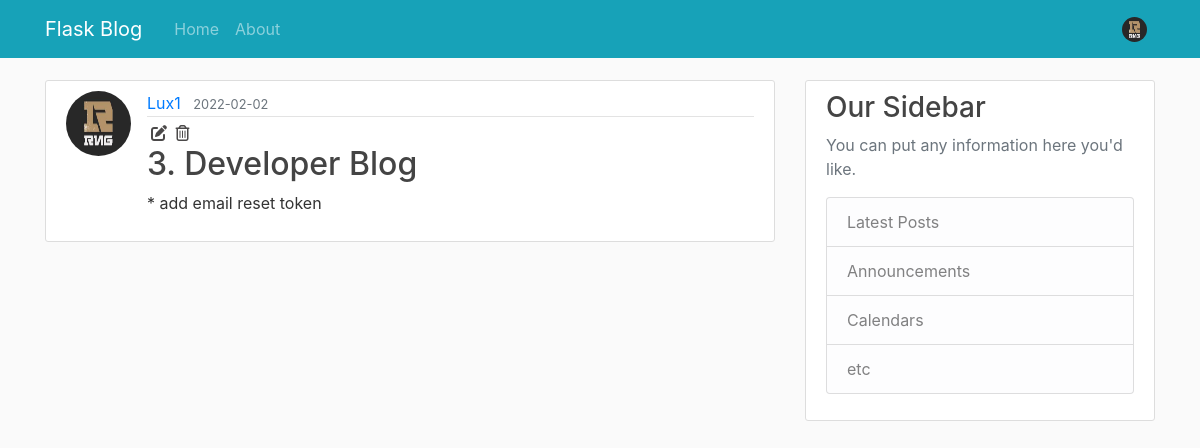
/post/4 (signed in), run on an earlier commit of the app's database.
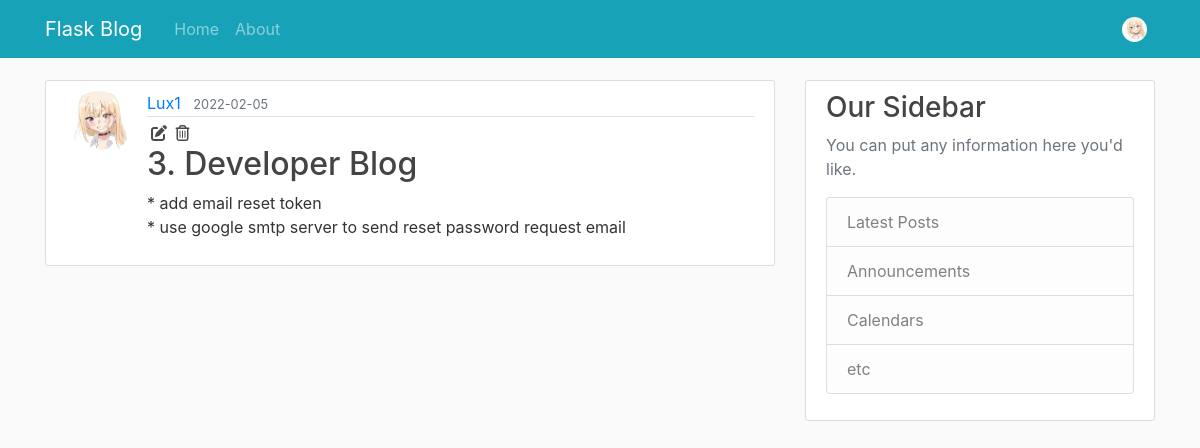
And on a later commit of the database.
### flaskblog/models.py (models this page shows, shortened)
class User(db.Model, UserMixin):
    id = db.Column(db.Integer, primary_key=True)
    username = db.Column(db.String(20), unique=True, nullable=False)
    email = db.Column(db.String(120), unique=True, nullable=False)
    image_file = db.Column(db.String(20), nullable=False, default='default.png')
    password = db.Column(db.String(60), nullable=False)
    posts = db.relationship('Post', backref='author', lazy=True)

class Post(db.Model):
    id = db.Column(db.Integer, primary_key=True)
    title = db.Column(db.String(100), nullable=False)
    date_posted = db.Column(db.DateTime, nullable=False, default=datetime.utcnow)
    content = db.Column(db.Text, nullable=False)
    user_id = db.Column(db.Integer, db.ForeignKey('user.id'), nullable=False)

### flaskblog/routes.py (the view)
@app.route('/post/<int:post_id>')
def post(post_id):
    post = Post.query.get_or_404(post_id)
    return render_template('post.html', title=post.title, post=post)

### flaskblog/models.py (called while the page is built)
@login_manager.user_loader
def load_user(user_id):
    return User.query.get(int(user_id))

### flaskblog/templates/post.html (shortened to what this page needs)
{% extends "template.html" %}
{% block content %}
    <article class="media content-section">
        {% if post.author.image_file != 'default.png' %}
            <img class="rounded-circle article-img" src="{{url_for('static', filename='profile_img/' + post.author.id|string + '/' + post.author.image_file)}}">
        {% else %}
            <img class="rounded-circle article-img" src="{{url_for('static', filename='profile_img/default.png')}}">
        {% endif %}
        <div class="media-body">
            <div class="article-metadata">
                <a class="mr-2" href="{{url_for('user_post', username=post.author.username)}}">{{post.author.username}}</a>
                <small class="text-muted">{{post.date_posted.strftime('%Y-%m-%d')}}</small>
            </div>
            {% if post.author == current_user %}
            <div>
                <a class='article-icon' href="{{url_for('update_post', post_id=post.id)}}"><i class="fas fa-edit ml-1"></i></a>
                <a class='article-icon' href="#"><i class="far fa-trash-alt ml-1" data-toggle="modal" data-target="#deleteModal"></i></a>
            </div>
            {% endif %}
            <h2 class="article-title" >{{post.title}}</h2>
            <p class="article-content">{{post.content}}</p>
        </div>
    </article>
{% endblock content %}

### flaskblog/templates/template.html (shortened to what this page needs)
<!DOCTYPE html>
<html>
    <head>
        <link rel="stylesheet" href="https://maxcdn.bootstrapcdn.com/bootstrap/4.0.0/css/bootstrap.min.css">
        <link rel="stylesheet" type="text/css" href="{{ url_for('static', filename='main.css') }}">
    </head>
    <body>
            <nav class="navbar navbar-expand-md navbar-dark bg-info fixed-top">
              <div class="container">
                <a class="navbar-brand mr-4" href="/">Flask Blog</a>
                <div class="collapse navbar-collapse" id="navbarToggle">
                  <div class="navbar-nav mr-auto">
                    <a class="nav-item nav-link" href="{{url_for('home')}}">Home</a>
                    <a class="nav-item nav-link" href="{{url_for('about')}}">About</a>
                  </div>
                  <div class="navbar-nav">
                    {% if current_user.is_authenticated %}
                      <li class="nav-item dropdown nav-user">
                        <a class="nav-link nav-user-img" href="#" data-toggle="dropdown" aria-haspopup="true" aria-expanded="false" id="Userdropdownmenu">
                          {% if current_user.image_file != 'default.png' %}
                            <img class="rounded-circle" src="{{url_for('static', filename='profile_img/' + current_user.id|string + '/' + current_user.image_file)}}" height="25"  width="25" alt="Avatar">
                          {% else %}
                            <img class="rounded-circle" src="{{'static\\profile_img\\default.png'}}" height="25" alt="Avatar">
                          {% endif %}
                        </a>
                      </li>
                    {% else %}
                      <a class="nav-item nav-link" href="{{url_for('login')}}">Login</a>
                      <a class="nav-item nav-link" href="{{url_for('register')}}">Register</a>
                    {% endif %}
                  </div>
                </div>
              </div>
            </nav>
        <main role="main" class="container">
            <div class="row">
                <div class="col-md-8">
                    {% block content %}{% endblock %}
                </div>
                <div class="col-md-4">
                  <div class="content-section">
                    <h3>Our Sidebar</h3>
                    <p class='text-muted'>You can put any information here you'd like.
                      <ul class="list-group">
                        <li class="list-group-item list-group-item-light">Latest Posts</li>
                        <li class="list-group-item list-group-item-light">Announcements</li>
                        <li class="list-group-item list-group-item-light">Calendars</li>
                        <li class="list-group-item list-group-item-light">etc</li>
                      </ul>
                    </p>
                  </div>
                </div>
            </div>
        </main>
    </body>
</html>

What changed in the data, as far as the page shows it:
changed User "Lux1": id+image_file: a different picture
changed Post "3. Developer Blog": date_posted "2022-02-02" → "2022-02-05"; content "* add email reset token" → "* add email reset token * use google smtp server to send reset password request email"
